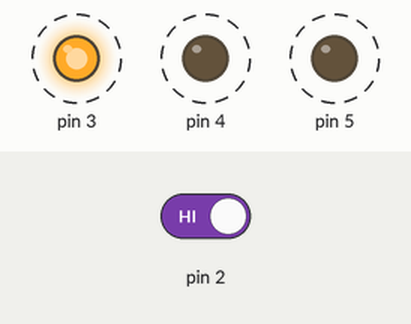
This sketch was run on a simulated Arduino Uno, built with avr-gcc and run on an emulated ATmega328P. On the bench: output pins drawn as LEDs (lit = HIGH). Dashed ring = blinking. Inputs (shaded band) come from the test bench; at power-on: pin 2 HIGH.

Above: at 3.8 s.
3.9 s: pin 2 driven LOW
At 5.7 s:
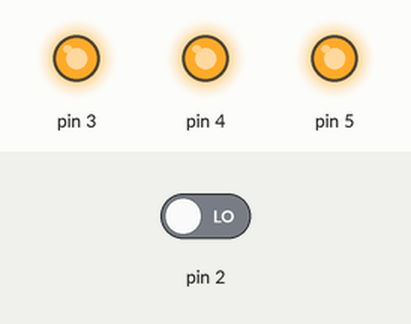
6.0 s: pin 2 driven HIGH
At 6.4 s:
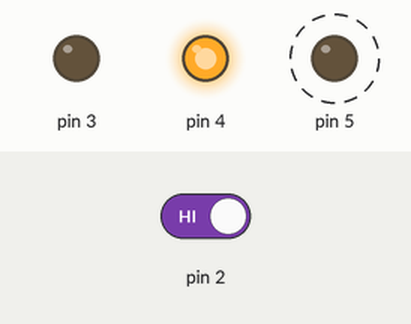
At 7.4 s:
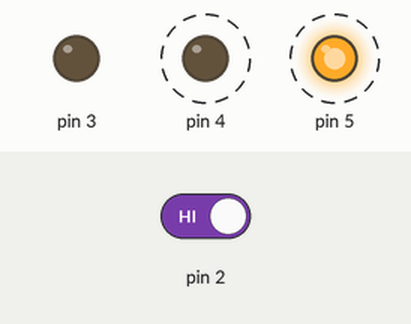
Timing chart, 0 to 16.0 s (numbered marks = the images above; inputs shaded):
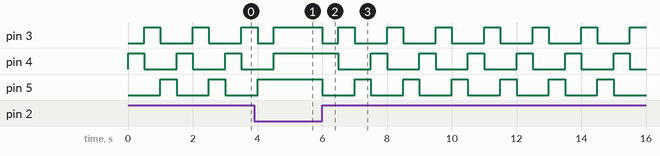

The sketch:

Project2.ino
```cpp
int switchState = 0;
void setup() {
  pinMode(3, OUTPUT);
  pinMode(4, OUTPUT);
  pinMode(5, OUTPUT);
  pinMode(2, INPUT);
}

void loop() {
  switchState = digitalRead(2);
  if (switchState == LOW){
    digitalWrite(5, HIGH);
    digitalWrite(4, HIGH);
    digitalWrite(3, HIGH);
  }
  else {
    digitalWrite(5, LOW);
    digitalWrite(4, HIGH);
    digitalWrite(3, LOW);
    delay(500);
    digitalWrite(4, LOW);
    digitalWrite(3, HIGH);
    delay(500);
    digitalWrite(5, HIGH);
    digitalWrite(3, LOW);
    delay(500);
  }

}
```

Measured:
- after the input at 3.9 s, pin 4: goes on until 4.5 s, then stays HIGH; pin 5: goes on until 4.0 s, then stays HIGH
- after the input at 6.0 s, pin 3: HIGH → LOW at once, then repeats every 1.5 s: HIGH 0.50 s, LOW 1.0 s; pin 4: alternates HIGH for 0.50 s and LOW for 1.0 s, starting after 0.50 s; pin 5: alternates HIGH for 0.50 s and LOW for 1.0 s, starting at once
- by itself, pin 3–5: alternates HIGH for 0.50 s and LOW for 1.0 s
